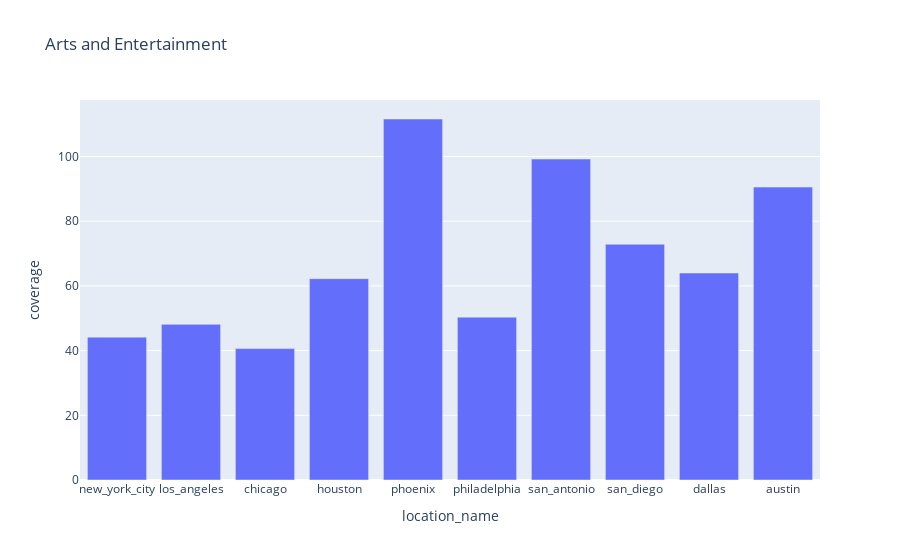

The cell this chart's notebook holds for it:
### Code cell
fig = px.bar(
    category_df,
    x = 'location_name',
    y = 'coverage',
    hover_data = ['results','adjuster'],
    title = category_df['category_label'][0]
)
fig.show()

### Figure 1 — Plotly figure (JSON) as saved in the notebook; plotly's stock layout.template omitted (floating-point values rounded to 4 significant figures)
{"data": [{"alignmentgroup": "True", "customdata": [[87, 0.5076], [50, 0.9622], [58, 0.7002], [42, 1.482], [62, 1.8], [62, 0.8118], [60, 1.654], [74, 0.985], [41, 1.56], [76, 1.191]], "hovertemplate": "location_name=%{x}<br>coverage=%{y}<br>results=%{customdata[0]}<br>adjuster=%{customdata[1]}<extra></extra>", "legendgroup": "", "marker": {"color": "#636efa", "pattern": {"shape": ""}}, "name": "", "offsetgroup": "", "orientation": "v", "showlegend": false, "textposition": "auto", "type": "bar", "x": ["new_york_city", "los_angeles", "chicago", "houston", "phoenix", "philadelphia", "san_antonio", "san_diego", "dallas", "austin"], "xaxis": "x", "y": [44.16, 48.11, 40.61, 62.23, 111.6, 50.33, 99.22, 72.89, 63.97, 90.54], "yaxis": "y"}], "layout": {"autosize": true, "barmode": "relative", "legend": {"tracegroupgap": 0}, "title": {"text": "Arts and Entertainment"}, "xaxis": {"anchor": "y", "autorange": true, "domain": [0, 1], "range": [-0.5, 9.5], "title": {"text": "location_name"}, "type": "category"}, "yaxis": {"anchor": "x", "autorange": true, "domain": [0, 1], "range": [0, 117.5], "title": {"text": "coverage"}, "type": "linear"}}}
